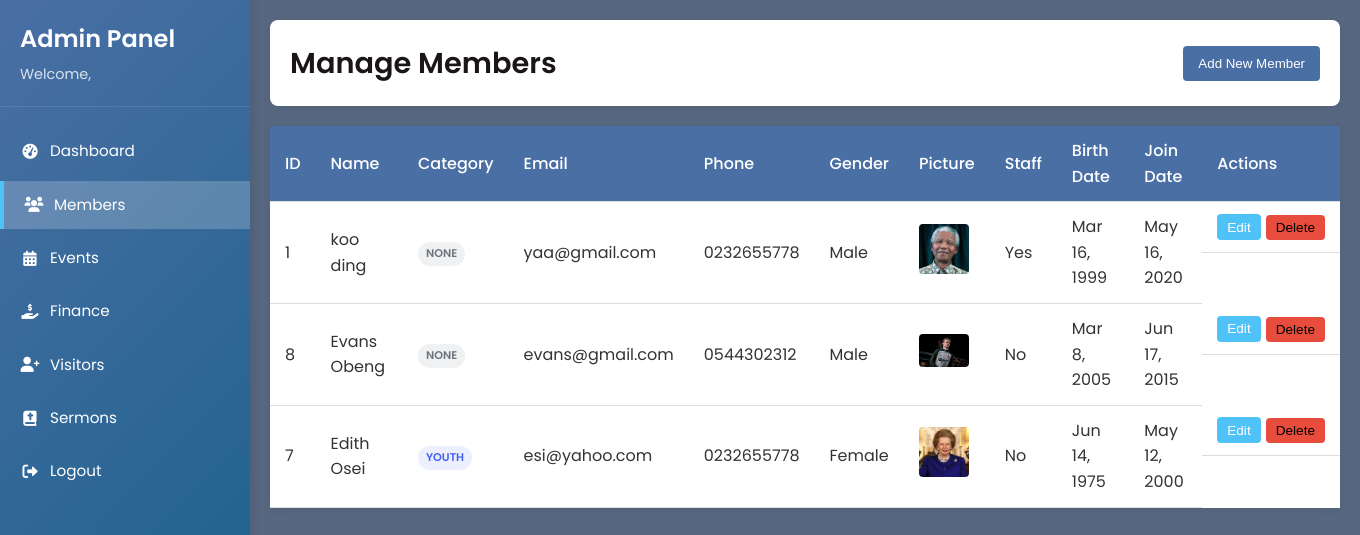
The page /members.php (signed in) on the database its author committed.
### tables this page shows
CREATE TABLE `members` (
  `id` int(11) NOT NULL,
  `first_name` varchar(50) NOT NULL,
  `last_name` varchar(50) NOT NULL,
  `email` varchar(100) NOT NULL,
  `phone` varchar(20) NOT NULL,
  `address` text NOT NULL,
  `gender` enum('Male','Female','Other') DEFAULT NULL,
  `passport_picture` varchar(255) DEFAULT NULL,
  `birth_date` date NOT NULL,
  `is_staff` tinyint(1) NOT NULL DEFAULT 0,
  `created_at` timestamp NOT NULL DEFAULT current_timestamp(),
  `join_date` date DEFAULT NULL,
  `image` varchar(255) DEFAULT 'assets/default-avatar.png',
  `notes` text DEFAULT NULL,
  `category` varchar(10) NOT NULL DEFAULT 'none'
);

### members.php (the view, shortened to what this page needs)
<?php
require_once 'config.php';
$members = [];
$result = $conn->query("SELECT * FROM members ORDER BY last_name, first_name");
if ($result->num_rows > 0) {
    while ($row = $result->fetch_assoc()) {
        $members[] = $row;
    }
}
?>
<!DOCTYPE html>
<html lang="en">
<head>
    <link rel="stylesheet" href="https://cdnjs.cloudflare.com/ajax/libs/font-awesome/6.0.0/css/all.min.css">
</head>
<body>
    <div class="admin-container">
        <aside class="sidebar">
            <div class="sidebar-header">
                <h2>Admin Panel</h2>
                <p>Welcome, <?php echo isset($_SESSION['admin_username']) ? htmlspecialchars($_SESSION['admin_username']) : 'Admin'; ?></p>
            </div>
            <nav class="sidebar-nav">
                <ul>
                    <li><a href="addashboard.php"><i class="fas fa-tachometer-alt"></i> Dashboard</a></li>
                    <li class="active"><a href="members.php"><i class="fas fa-users"></i> Members</a></li>
                    <li><a href="adevents.php"><i class="fas fa-calendar-alt"></i> Events</a></li>
                    <li><a href="adfinance.php"><i class="fas fa-hand-holding-usd"></i> Finance</a></li>
                    <li><a href="advisitors.php"><i class="fas fa-user-plus"></i> Visitors</a></li>
                    <li><a href="sermons.php"><i class="fas fa-bible"></i> Sermons</a></li>
                    <li><a href="addashboard.php"><i class="fas fa-sign-out-alt"></i> Logout</a></li>
                </ul>
            </nav>
        </aside>
        <main class="admin-content">
            <header class="admin-header">
                <h1>Manage Members</h1>
                <button id="addMemberBtn" class="btn btn-primary">Add New Member</button>
            </header>
            <div class="table-responsive">
                <table class="data-table">
                    <thead>
                        <tr>
                            <th>ID</th>
                            <th>Name</th>
                            <th>Category</th>
                            <th>Email</th>
                            <th>Phone</th>
                            <th>Gender</th>
                            <th>Picture</th>
                            <th>Staff</th>
                            <th>Birth Date</th>
                            <th>Join Date</th>
                            <th>Actions</th>
                        </tr>
                    </thead>
                    <tbody>
                        <?php if (empty($members)): ?>
                            <tr>
                                <td colspan="11">No members found</td>
                            </tr>
                        <?php else: ?>
                            <?php foreach ($members as $member): ?>
                                <tr>
                                    <td><?php echo $member['id']; ?></td>
                                    <td><?php echo htmlspecialchars($member['first_name'] . ' ' . $member['last_name']); ?></td>
                                    <td>
                                        <?php if ($member['category'] == 'youth'): ?>
                                            <span class="category-badge category-youth">Youth</span>
                                        <?php elseif ($member['category'] == 'child'): ?>
                                            <span class="category-badge category-child">Child</span>
                                        <?php else: ?>
                                            <span class="category-badge category-none">None</span>
                                        <?php endif; ?>
                                    </td>
                                    <td><?php echo htmlspecialchars($member['email']); ?></td>
                                    <td><?php echo htmlspecialchars($member['phone']); ?></td>
                                    <td><?php echo htmlspecialchars($member['gender']); ?></td>
                                    <td>
                                        <?php if (!empty($member['passport_picture'])): ?>
                                            <img src="<?php echo htmlspecialchars($member['passport_picture']); ?>" style="max-width: 50px; max-height: 50px;">
                                        <?php endif; ?>
                                    </td>
                                    <td><?php echo $member['is_staff'] ? 'Yes' : 'No'; ?></td>
                                    <td><?php echo date('M j, Y', strtotime($member['birth_date'])); ?></td>
                                    <td><?php echo date('M j, Y', strtotime($member['join_date'])); ?></td>
                                    <td class="actions">
                                        <button class="btn btn-sm btn-edit" data-id="<?php echo $member['id']; ?>">Edit</button>
                                        <form method="POST" style="display:inline;">
                                            <button type="submit" name="delete_member" class="btn btn-sm btn-delete" onclick="return confirm('Are you sure you want to delete this member?')">Delete</button>
                                        </form>
                                    </td>
                                </tr>
                            <?php endforeach; ?>
                        <?php endif; ?>
                    </tbody>
                </table>
            </div>
        </main>
    </div>
</body>
</html>

### members.php (style rules this page uses)
:root { --primary-color: #4a6fa5; --secondary-color: #166088; --accent-color: #4fc3f7; --light-color:rgba(241, 230, 230, 0.98); --dark-color:rgb(26, 22, 22); --success-color: #28a745; --warning-color:rgb(202, 185, 33); --danger-color:rgb(26, 3, 5); --sidebar-width: 250px; --header-height: 80px; --youth-color: #4361ee; --child-color: #f72585; --none-color: #6c757d; }
* { margin: 0; padding: 0; box-sizing: border-box; }
body { font-family: 'Poppins', sans-serif; background-color:rgb(87, 103, 128); color: #333; line-height: 1.6; }
.admin-container { display: flex; min-height: 100vh; }
.sidebar { width: var(--sidebar-width); background: linear-gradient(135deg, var(--primary-color), var(--secondary-color)); color: white; padding: 20px 0; position: fixed; height: 100vh; box-shadow: 2px 0 10px rgba(0, 0, 0, 0.1); z-index: 100; }
.sidebar-header { padding: 0 20px 20px; border-bottom: 1px solid rgba(255, 255, 255, 0.1); margin-bottom: 20px; }
.sidebar-header h2 { font-size: 1.5rem; font-weight: 600; margin-bottom: 5px; }
.sidebar-header p { font-size: 0.9rem; opacity: 0.8; }
.sidebar-nav ul { list-style: none; }
.sidebar-nav li { margin-bottom: 5px; }
.sidebar-nav a { display: flex; align-items: center; padding: 12px 20px; color: white; text-decoration: none; transition: all 0.3s ease; font-size: 0.95rem; }
.sidebar-nav a i { margin-right: 10px; width: 20px; text-align: center; }
.sidebar-nav .active a { background-color: rgba(255, 255, 255, 0.2); border-left: 4px solid var(--accent-color); }
.btn-delete { background: #e74c3c; color: black !important; }
.admin-content { flex: 1; margin-left: var(--sidebar-width); padding: 20px; }
.admin-header { background-color: white; padding: 20px; border-radius: 8px; box-shadow: 0 2px 10px rgba(0, 0, 0, 0.05); margin-bottom: 20px; display: flex; justify-content: space-between; align-items: center; }
.admin-header h1 { font-size: 1.8rem; color: var(--dark-color); font-weight: 600; }
.category-badge { display: inline-block; padding: 3px 8px; border-radius: 12px; font-size: 0.7rem; font-weight: 600; text-transform: uppercase; }
.category-youth { background-color: rgba(67, 97, 238, 0.1); color: var(--youth-color); }
.category-none { background-color: rgba(108, 117, 125, 0.1); color: var(--none-color); }
.btn { padding: 10px 15px; border: none; border-radius: 4px; cursor: pointer; font-weight: 500; transition: all 0.3s ease; }
.btn-primary { background-color: var(--primary-color); color: white; }
.data-table { width: 100%; border-collapse: collapse; background-color: white; box-shadow: 0 2px 10px rgba(0,0,0,0.05); }
.data-table th, .data-table td { padding: 12px 15px; text-align: left; border-bottom: 1px solid #ddd; }
.data-table th { background-color: var(--primary-color); color: white; font-weight: 500; }
.data-table img { border-radius: 4px; }
.actions { display: flex; gap: 5px; }
.btn-sm { padding: 5px 10px; font-size: 0.85rem; }
.btn-edit { background-color: var(--accent-color); color: white; }
.btn-delete { background-color: #e74c3c; color: white; }

### rows shown on the page
members: id "1", first_name+last_name "koo ding", category "NONE", email "yaa@gmail.com", phone "0232655778", gender "Male", passport_picture (picture), is_staff "Yes", birth_date "Mar 16, 1999", join_date "May 16, 2020"
members: id "8", first_name+last_name "Evans Obeng", category "NONE", email "evans@gmail.com", phone "0544302312", gender "Male", passport_picture (picture), is_staff "No", birth_date "Mar 8, 2005", join_date "Jun 17, 2015"
members: id "7", first_name+last_name "Edith Osei", category "YOUTH", email "esi@yahoo.com", phone "0232655778", gender "Female", passport_picture (picture), is_staff "No", birth_date "Jun 14, 1975", join_date "May 12, 2000"
